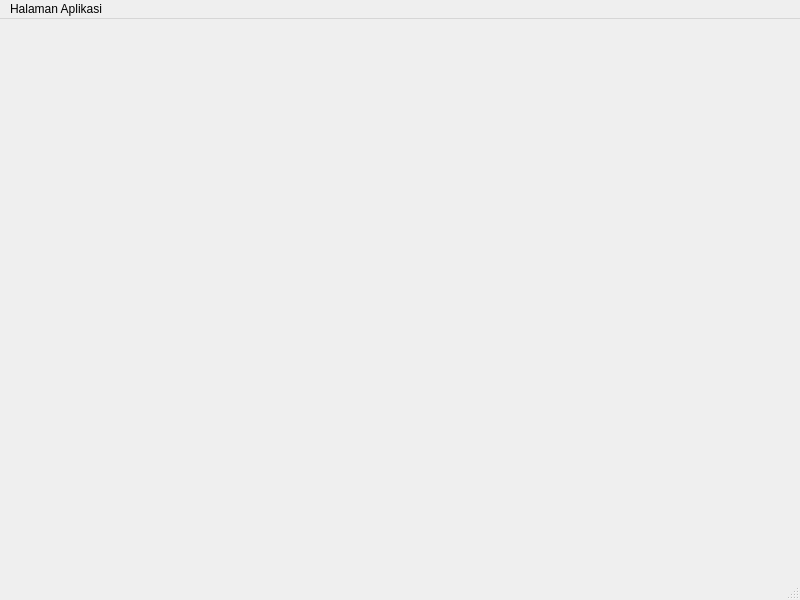
<?xml version="1.0" encoding="UTF-8"?>
<ui version="4.0">
 <class>MainWindow</class>
 <widget class="QMainWindow" name="MainWindow">
  <property name="geometry">
   <rect>
    <x>0</x>
    <y>0</y>
    <width>800</width>
    <height>600</height>
   </rect>
  </property>
  <property name="windowTitle">
   <string>MainWindow</string>
  </property>
  <widget class="QWidget" name="centralwidget"/>
  <widget class="QMenuBar" name="menubar">
   <property name="geometry">
    <rect>
     <x>0</x>
     <y>0</y>
     <width>800</width>
     <height>18</height>
    </rect>
   </property>
   <widget class="QMenu" name="menuHalaman_Aplikasi">
    <property name="title">
     <string>Halaman Aplikasi</string>
    </property>
    <addaction name="actionForm_Pengaduan"/>
    <addaction name="actionForm_Tindakan"/>
   </widget>
   <addaction name="menuHalaman_Aplikasi"/>
  </widget>
  <widget class="QStatusBar" name="statusbar"/>
  <action name="actionForm_Pengaduan">
   <property name="text">
    <string>Form Pengaduan</string>
   </property>
  </action>
  <action name="actionForm_Tindakan">
   <property name="text">
    <string>Form Tindakan</string>
   </property>
  </action>
 </widget>
 <resources/>
 <connections/>
</ui>
